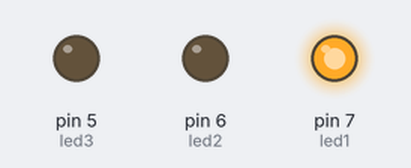
A sketch run on a simulated Arduino Uno, built with avr-gcc and run on an emulated ATmega328P. Parts: output pins drawn as LEDs (lit = HIGH).

Above: at 0.1 s.
At 0.8 s:
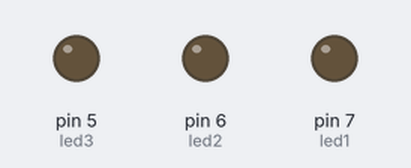
At 1.4 s:
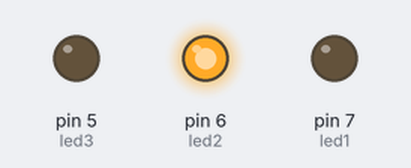
At 2.7 s:
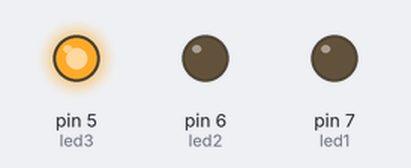
Timing chart, 0 to 3.0 s (numbered marks = the images above):
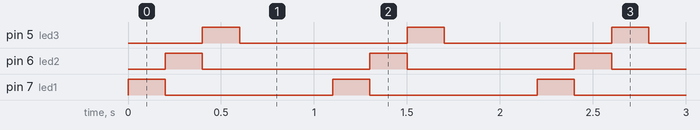

The sketch:

Hintereinanderschaltung_parrallel_.ino
```cpp
#include <Arduino.h>
const int led1=7;
const int led2=6;
const int led3=5;


void setup() {
  // put your setup code here, to run once:

pinMode(led1,OUTPUT);
pinMode(led2,OUTPUT);
pinMode(led3,OUTPUT);

}

void loop() {

  digitalWrite(led1,HIGH);
  delay(200);
  digitalWrite(led1, LOW);

  digitalWrite(led2,HIGH);
  delay(200);
  digitalWrite(led2, LOW);

  digitalWrite(led3,HIGH);
  delay(200);
  digitalWrite(led3, LOW);

  delay(500);

}
```

Measured:
- by itself, pin 5 (led3), pin 6 (led2), pin 7 (led1): alternates HIGH for 0.20 s and LOW for 0.90 s
- by itself, everything shown: repeats every 1.1 s, in 4 steps
